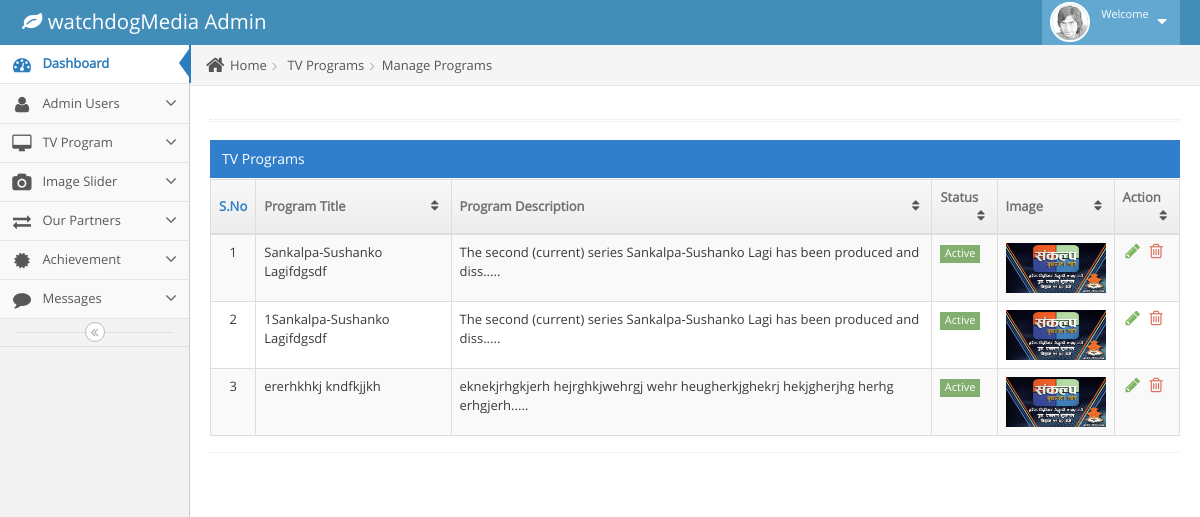
/admin/manageprogram.php (signed in), run on the app's committed database.
### tables this page shows
CREATE TABLE `mmt_program` (
  `id` tinyint(4) NOT NULL,
  `tv_title` tinytext NOT NULL,
  `tv_description` longtext NOT NULL,
  `status` enum('active','in_active') NOT NULL,
  `image_path` varchar(255) NOT NULL
);

### config/messagefunction.php (called while the page is built, shortened)
<?php
function seeMessage($conn){
	$stmt=$conn->prepare('SELECT COUNT(view) FROM mmt_message WHERE view=1');
	$stmt->execute();
	$stmt->setFetchMode(PDO::FETCH_ASSOC);
	if($stmt->rowCount()>0)
		return $stmt->fetch();
		return false;
}

### config/programfunction.php (called while the page is built, shortened)
<?php
function getAllPrograms($conn)
{
	$stmt= $conn->prepare("SELECT * FROM mmt_program");
	$stmt->execute();
	if($stmt->rowCount()>0)
		return $stmt->fetchAll();
	return false;
}

### admin/manageprogram.php (the view, shortened to what this page needs)
<?php include 'layouts/header.php'; ?>
<div class="main-container" id="main-container">
<div class="main-container-inner">
<?php include 'layouts/sidebar.php'; ?>
<div class="main-content">
<div class="breadcrumbs" id="breadcrumbs">
<ul class="breadcrumb">
<li>
<i class="icon-home home-icon"></i>
Home
</li>
<li>
TV Programs
</li>
<li class="active">Manage Programs
</ul>
</div>
<div class="page-content">
<div class="page-header">
<div class="hr hr-18 dotted hr-double"></div>
<div class="row">
<div class="col-xs-12">
<div class="table-header">
TV Programs
</div>
<div class="table-responsive">
<table id="sample-table-2" class="table table-striped table-bordered table-hover">
<thead>
<tr>
<th class="center">
	S.No
</th>
<th>Program Title</th>
<th class="hidden-480">Program Description</th>
<th class="hidden-480">Status</th>
<th>Image</th>
<th>Action</th>
</tr>
</thead>
<tbody>
  <?php $users = getAllPrograms($conn);
  	if($users):
  	foreach ($users as $key => $user):
  	?>
<tr>
<td class="center">
	<?php  echo ++$key; ?>
</td>
<td>
	<?php echo $user['tv_title']; ?>
</td>
<td class="hidden-480"><?php echo $string=substr($user['tv_description'],0,80)."....."; ?></td>
<td class="hidden-480">
	<?php if($user['status']=='active'): ?>
	<span class="label label-sm label-success">Active</span>
	<?php else: ?>
	<span class="label label-sm label-danger">Inactive</span>
	<?php endif; ?>
</td>
	<?php if(!empty($user["image_path"])): ?>
<td><img src="uploads/<?php echo $user['image_path'] ?>" height=50 px, width=100 px></td>
<?php else: ?>
	<td>No Image Found</td>
<?php endif; ?>
<td>
	<div class="visible-md visible-lg hidden-sm hidden-xs action-buttons">
		<a class="green" href="updateprogram.php?ref=<?php echo $user['id']; ?>">
			<i class="icon-pencil bigger-130"></i>
		</a>
		<a class="red" href="deleteprogram.php?ref=<?php echo $user['id']; ?>" onclick="return confirm('Are You Sure to Delete ?');">
			<i class="icon-trash bigger-130"></i>
		</a>
	</div>
</td>
</tr>
<?php endforeach; else: ?>
	<tr>
		<td colspan="8">No Data Found</td>
	</tr>
<?php endif; ?>
</tbody>
</table>
</div>
</div>
</div>
</div>
</div>
</div>
</div>
</div>
</body>
</html>

### admin/layouts/header.php (shortened to what this page needs)
<!DOCTYPE html>
<html lang="en">
<head>
		<link href="assets/css/bootstrap.min.css" rel="stylesheet" />
		<link rel="stylesheet" href="assets/css/font-awesome.min.css" />
		<link rel="stylesheet" href="assets/css/ace-fonts.css" />
		<link rel="stylesheet" href="assets/css/ace.min.css" />
		<link rel="stylesheet" href="assets/css/ace-rtl.min.css" />
		<link rel="stylesheet" href="assets/css/ace-skins.min.css" />
	</head>
	<body>
		<div class="navbar navbar-default" id="navbar">
			<div class="navbar-container" id="navbar-container">
				<div class="navbar-header pull-left">
					<a href="dashboard.php" class="navbar-brand">
						<small>
							<i class="icon-leaf"></i>
							watchdogMedia Admin
						</small>
					</a>
				</div>
				<div class="navbar-header pull-right" role="navigation">
					<ul class="nav ace-nav">
						<li class="light-blue">
							<a data-toggle="dropdown" href="#" class="dropdown-toggle">
								<img class="nav-user-photo" src="assets/avatars/user.jpg" alt="Jason's Photo" />
								<span class="user-info">
									<small>Welcome</small>
								</span>
								<i class="icon-caret-down"></i>
							</a>
						</li>
					</ul>
				</div>
			</div>
		</div>

### admin/layouts/sidebar.php (shortened to what this page needs)
<?php
$messages=seeMessage($conn);
foreach ($messages as $key => $message){
}
?>
<div class="sidebar" id="sidebar">
					<ul class="nav nav-list">
						<li class="active">
							<a href="dashboard.php">
								<i class="icon-dashboard"></i>
								<span class="menu-text"> Dashboard </span>
							</a>
						</li>
						<li>
							<a  class="dropdown-toggle">
								<i class="icon-user"></i>
								<span class="menu-text"> Admin Users </span>
								<b class="arrow icon-angle-down"></b>
							</a>
						</li>
					<ul class="nav nav-list">
						<li>
							<a class="dropdown-toggle">
								<i class="icon-desktop"></i>
								<span class="menu-text">TV Program</span>
								<b class="arrow icon-angle-down"></b>
							</a>
						</li>
					<ul class="nav nav-list">
						<li>
							<a href="#" class="dropdown-toggle">
								<i class="icon-camera"></i>
								<span class="menu-text"> Image Slider </span>
								<b class="arrow icon-angle-down"></b>
							</a>
						</li>
					<ul class="nav nav-list">
						<li>
							<a href="#" class="dropdown-toggle">
								<i class="icon-exchange"></i>
								<span class="menu-text"> Our Partners </span>
								<b class="arrow icon-angle-down"></b>
							</a>
						</li>
                    <ul class="nav nav-list">
						<li>
							<a href="#" class="dropdown-toggle">
								<i class="icon-certificate"></i>
								<span class="menu-text">Achievement</span>
								<b class="arrow icon-angle-down"></b>
							</a>
						</li>
                      <ul class="nav nav-list">
						<li>
							<a href="#" class="dropdown-toggle">
								<i class="icon-comment"></i>
								<?php
								if($message){?>
								<span  style="color:red" class="menu-text">Messages</span>
							<?php echo  "   (".$message.")";
							}
							else { ?> <span class="menu-text">Messages</span> <?php } ?>
								<b class="arrow icon-angle-down"></b>
							</a>
						</li>
					<div class="sidebar-collapse" id="sidebar-collapse">
						<i class="icon-double-angle-left" data-icon1="icon-double-angle-left" data-icon2="icon-double-angle-right"></i>
					</div>
				</div>

### data on the page
mmt_program: tv_title "Sankalpa-Sushanko Lagifdgsdf", tv_description "The second (current) series Sankalpa-Sushanko Lagi has been produced and diss.....", status "Active", image_path (picture)
mmt_program: tv_title "1Sankalpa-Sushanko Lagifdgsdf", tv_description "The second (current) series Sankalpa-Sushanko Lagi has been produced and diss.....", status "Active", image_path (picture)
mmt_program: tv_title "ererhkhkj kndfkjjkh", tv_description "eknekjrhgkjerh hejrghkjwehrgj wehr heugherkjghekrj hekjgherjhg herhg erhgjerh.....", status "Active", image_path (picture)
